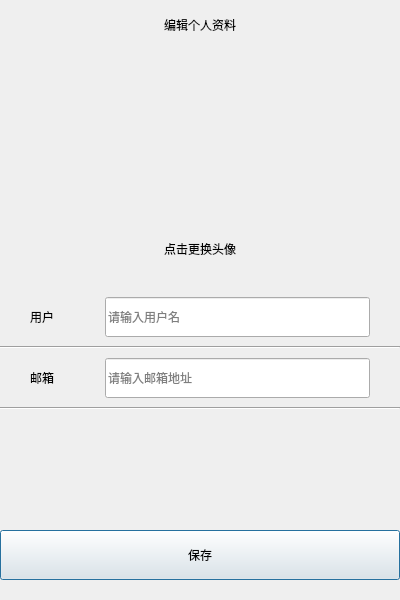
<?xml version="1.0" encoding="UTF-8"?>
<ui version="4.0">
 <class>EditInfoDialog</class>
 <widget class="QDialog" name="EditInfoDialog">
  <property name="geometry">
   <rect>
    <x>0</x>
    <y>0</y>
    <width>400</width>
    <height>600</height>
   </rect>
  </property>
  <property name="windowTitle">
   <string>编辑个人资料</string>
  </property>
  <layout class="QVBoxLayout" name="verticalLayout">
   <property name="spacing">
    <number>0</number>
   </property>
   <property name="leftMargin">
    <number>0</number>
   </property>
   <property name="topMargin">
    <number>0</number>
   </property>
   <property name="rightMargin">
    <number>0</number>
   </property>
   <property name="bottomMargin">
    <number>0</number>
   </property>
   <item>
    <widget class="QWidget" name="topBar" native="true">
     <property name="minimumSize">
      <size>
       <width>0</width>
       <height>50</height>
      </size>
     </property>
     <layout class="QHBoxLayout" name="horizontalLayout">
      <property name="leftMargin">
       <number>20</number>
      </property>
      <property name="rightMargin">
       <number>20</number>
      </property>
      <item>
       <widget class="QLabel" name="titleLabel">
        <property name="text">
         <string>编辑个人资料</string>
        </property>
        <property name="alignment">
         <set>Qt::AlignCenter</set>
        </property>
       </widget>
      </item>
     </layout>
    </widget>
   </item>
   <item>
    <widget class="QWidget" name="contentWidget" native="true">
     <layout class="QVBoxLayout" name="verticalLayout_2">
      <property name="spacing">
       <number>0</number>
      </property>
      <property name="leftMargin">
       <number>0</number>
      </property>
      <property name="topMargin">
       <number>30</number>
      </property>
      <property name="rightMargin">
       <number>0</number>
      </property>
      <property name="bottomMargin">
       <number>20</number>
      </property>
      <item alignment="Qt::AlignHCenter">
       <widget class="QLabel" name="avatarLabel">
        <property name="minimumSize">
         <size>
          <width>160</width>
          <height>160</height>
         </size>
        </property>
        <property name="maximumSize">
         <size>
          <width>160</width>
          <height>160</height>
         </size>
        </property>
        <property name="cursor">
         <cursorShape>PointingHandCursor</cursorShape>
        </property>
        <property name="text">
         <string/>
        </property>
        <property name="alignment">
         <set>Qt::AlignCenter</set>
        </property>
       </widget>
      </item>
      <item alignment="Qt::AlignHCenter">
       <widget class="QLabel" name="changeAvatarLabel">
        <property name="cursor">
         <cursorShape>PointingHandCursor</cursorShape>
        </property>
        <property name="text">
         <string>点击更换头像</string>
        </property>
       </widget>
      </item>
      <item>
       <widget class="QWidget" name="formContainer" native="true">
        <layout class="QVBoxLayout" name="verticalLayout_3">
         <property name="spacing">
          <number>0</number>
         </property>
         <property name="leftMargin">
          <number>0</number>
         </property>
         <property name="topMargin">
          <number>30</number>
         </property>
         <property name="rightMargin">
          <number>0</number>
         </property>
         <property name="bottomMargin">
          <number>0</number>
         </property>
         <item>
          <widget class="QWidget" name="infoItem1" native="true">
           <layout class="QHBoxLayout" name="horizontalLayout_2">
            <property name="spacing">
             <number>15</number>
            </property>
            <property name="leftMargin">
             <number>30</number>
            </property>
            <property name="rightMargin">
             <number>30</number>
            </property>
            <item>
             <widget class="QLabel" name="usernameLabel">
              <property name="minimumSize">
               <size>
                <width>60</width>
                <height>0</height>
               </size>
              </property>
              <property name="text">
               <string>用户</string>
              </property>
             </widget>
            </item>
            <item>
             <widget class="QLineEdit" name="usernameEdit">
              <property name="minimumSize">
               <size>
                <width>0</width>
                <height>40</height>
               </size>
              </property>
              <property name="placeholderText">
               <string>请输入用户名</string>
              </property>
             </widget>
            </item>
           </layout>
          </widget>
         </item>
         <item>
          <widget class="Line" name="line1">
           <property name="orientation">
            <enum>Qt::Horizontal</enum>
           </property>
          </widget>
         </item>
         <item>
          <widget class="QWidget" name="infoItem2" native="true">
           <layout class="QHBoxLayout" name="horizontalLayout_3">
            <property name="spacing">
             <number>15</number>
            </property>
            <property name="leftMargin">
             <number>30</number>
            </property>
            <property name="rightMargin">
             <number>30</number>
            </property>
            <item>
             <widget class="QLabel" name="emailLabel">
              <property name="minimumSize">
               <size>
                <width>60</width>
                <height>0</height>
               </size>
              </property>
              <property name="text">
               <string>邮箱</string>
              </property>
             </widget>
            </item>
            <item>
             <widget class="QLineEdit" name="emailEdit">
              <property name="minimumSize">
               <size>
                <width>0</width>
                <height>40</height>
               </size>
              </property>
              <property name="placeholderText">
               <string>请输入邮箱地址</string>
              </property>
             </widget>
            </item>
           </layout>
          </widget>
         </item>
         <item>
          <widget class="Line" name="line2">
           <property name="orientation">
            <enum>Qt::Horizontal</enum>
           </property>
          </widget>
         </item>
        </layout>
       </widget>
      </item>
      <item>
       <spacer name="verticalSpacer">
        <property name="orientation">
         <enum>Qt::Vertical</enum>
        </property>
        <property name="sizeHint" stdset="0">
         <size>
          <width>20</width>
          <height>40</height>
         </size>
        </property>
       </spacer>
      </item>
      <item>
       <widget class="QPushButton" name="saveBtn">
        <property name="minimumSize">
         <size>
          <width>0</width>
          <height>50</height>
         </size>
        </property>
        <property name="maximumSize">
         <size>
          <width>16777215</width>
          <height>50</height>
         </size>
        </property>
        <property name="text">
         <string>保存</string>
        </property>
       </widget>
      </item>
     </layout>
    </widget>
   </item>
  </layout>
 </widget>
 <resources/>
 <connections/>
</ui>
